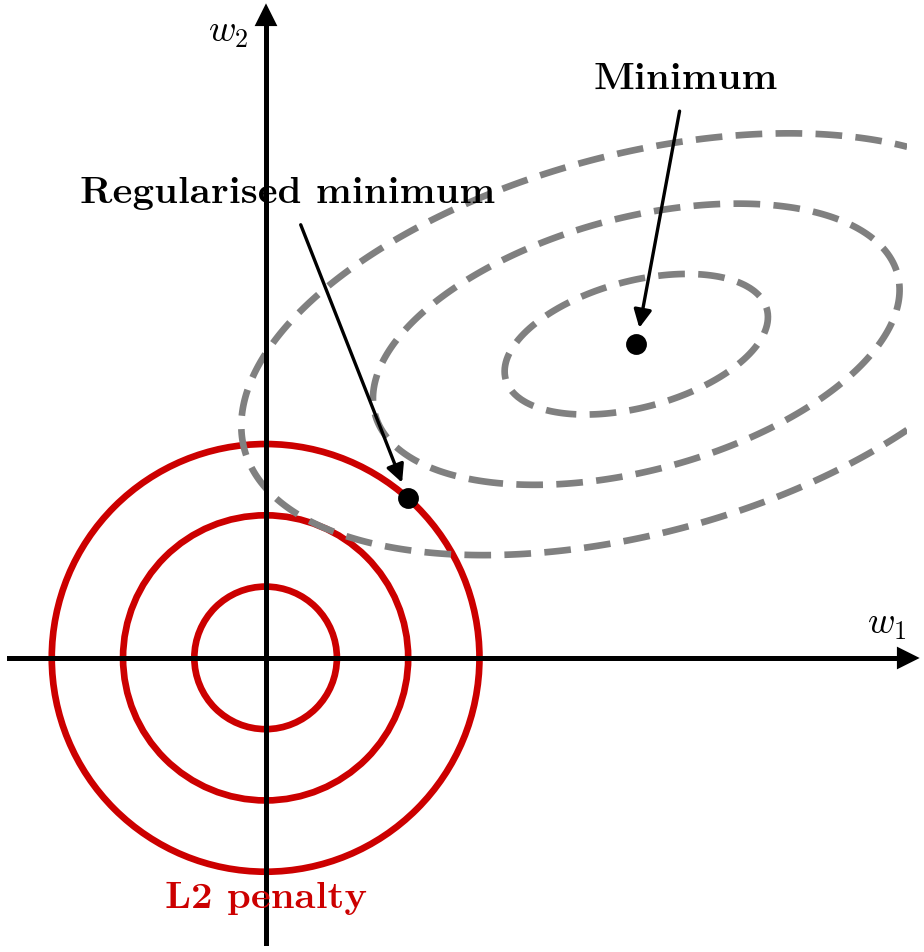

The script that drew this image:
"""2-D parameter-space plot: grey dashed loss contours, a coloured constraint
(L2 ball), axes through the origin and bold coloured annotations - the
classic regularisation / optimisation-trajectory picture."""
import sys
from pathlib import Path
sys.path.insert(0, str(Path(__file__).resolve().parent.parent))
import numpy as np
import mlfig

fig, ax = mlfig.subplots(figsize=(3.6, 3.2))
w1, w2 = np.meshgrid(np.linspace(-1.5, 4.5, 300), np.linspace(-1.5, 4.5, 300))
c, th = np.array([2.6, 2.2]), np.deg2rad(-15)
u = (w1 - c[0]) * np.cos(th) - (w2 - c[1]) * np.sin(th)
v = (w1 - c[0]) * np.sin(th) + (w2 - c[1]) * np.cos(th)
loss = (u / 1.5) ** 2 + (v / .7) ** 2

ax.contour(w1, w2, loss, levels=[.4, 1.6, 3.6], colors=mlfig.C["gray"],
           linestyles=[(0, (4, 2))], linewidths=1.6)
for r in (.5, 1.0, 1.5):
    ax.add_patch(mlfig.plt.Circle((0, 0), r, fill=False, color=mlfig.C["red"], lw=1.6))

opt, reg = c, np.array([1.0, 1.12])
ax.plot(*opt, "o", color="k", ms=4)
ax.plot(*reg, "o", color="k", ms=4)
# Annotation text lives in empty space; arrows point at the dots.
ax.annotate("Minimum", opt, xytext=(2.3, 4.0), fontweight="bold",
            arrowprops=dict(arrowstyle="-|>", lw=.8, color="k", shrinkB=4))
ax.annotate("Regularised minimum", reg, xytext=(-1.3, 3.2), fontweight="bold",
            arrowprops=dict(arrowstyle="-|>", lw=.8, color="k", shrinkB=4))
ax.text(0, -1.75, "L2 penalty", color=mlfig.C["red"], fontweight="bold", ha="center")

ax.set(xlim=(-1.8, 4.5), ylim=(-2, 4.5), xticks=[], yticks=[], aspect="equal")
mlfig.origin_axes(ax, arrows=True, xlabel="$w_1$", ylabel="$w_2$")

mlfig.save(fig, Path(__file__).with_suffix(""))
